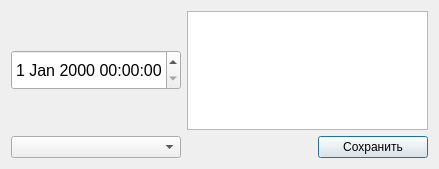
<?xml version="1.0" encoding="UTF-8"?>
<ui version="4.0">
 <class>EditReminderDialog</class>
 <widget class="QDialog" name="EditReminderDialog">
  <property name="geometry">
   <rect>
    <x>0</x>
    <y>0</y>
    <width>439</width>
    <height>169</height>
   </rect>
  </property>
  <property name="windowTitle">
   <string>Редактирование напоминания</string>
  </property>
  <layout class="QGridLayout" name="gridLayout_4">
   <item row="0" column="0">
    <layout class="QGridLayout" name="gridLayout_3">
     <item row="0" column="0">
      <widget class="QDateTimeEdit" name="dateTimeEdit">
       <property name="minimumSize">
        <size>
         <width>170</width>
         <height>40</height>
        </size>
       </property>
       <property name="maximumSize">
        <size>
         <width>16777215</width>
         <height>16777215</height>
        </size>
       </property>
       <property name="font">
        <font>
         <pointsize>12</pointsize>
         <kerning>true</kerning>
        </font>
       </property>
       <property name="focusPolicy">
        <enum>Qt::StrongFocus</enum>
       </property>
      </widget>
     </item>
     <item row="0" column="1">
      <widget class="QTextEdit" name="textEdit">
       <property name="focusPolicy">
        <enum>Qt::StrongFocus</enum>
       </property>
       <property name="tabChangesFocus">
        <bool>true</bool>
       </property>
      </widget>
     </item>
     <item row="1" column="1">
      <layout class="QGridLayout" name="gridLayout">
       <item row="0" column="0">
        <spacer name="horizontalSpacer">
         <property name="orientation">
          <enum>Qt::Horizontal</enum>
         </property>
         <property name="sizeHint" stdset="0">
          <size>
           <width>40</width>
           <height>20</height>
          </size>
         </property>
        </spacer>
       </item>
       <item row="0" column="1">
        <widget class="QPushButton" name="saveButton">
         <property name="minimumSize">
          <size>
           <width>110</width>
           <height>0</height>
          </size>
         </property>
         <property name="maximumSize">
          <size>
           <width>120</width>
           <height>16777215</height>
          </size>
         </property>
         <property name="layoutDirection">
          <enum>Qt::LeftToRight</enum>
         </property>
         <property name="text">
          <string>Сохранить</string>
         </property>
        </widget>
       </item>
      </layout>
     </item>
     <item row="1" column="0">
      <widget class="QComboBox" name="comboBox">
       <property name="focusPolicy">
        <enum>Qt::StrongFocus</enum>
       </property>
       <property name="editable">
        <bool>false</bool>
       </property>
       <property name="modelColumn">
        <number>0</number>
       </property>
      </widget>
     </item>
    </layout>
   </item>
  </layout>
 </widget>
 <tabstops>
  <tabstop>dateTimeEdit</tabstop>
  <tabstop>textEdit</tabstop>
  <tabstop>saveButton</tabstop>
 </tabstops>
 <resources/>
 <connections/>
</ui>
